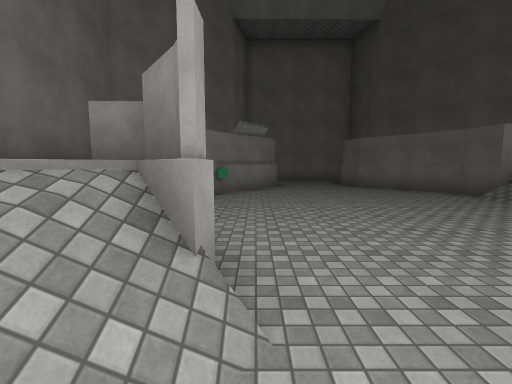
View 1 (above)

12 first-person views from a walk through a Unity game level. The camera is 1.5 m above the floor, tilts 6° down and sees 90° across. The floor is counted in squares, 2 m on a side. Each view is taken from the middle of a square. On the plan, view 1 faces up. The plan holds only what a view shows up to about 9 squares ahead; the rest is blank. The place goes on beyond the plan. The player is left out. Surface patterns are stand-ins for the level's own textures.

View 2
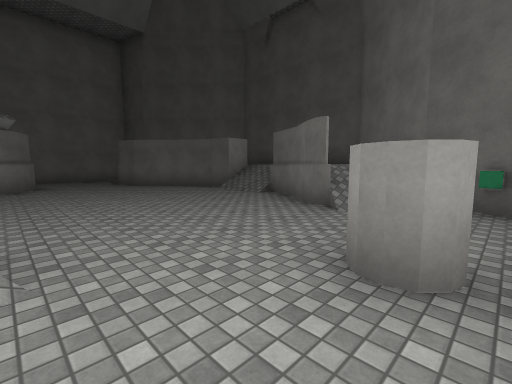

View 3
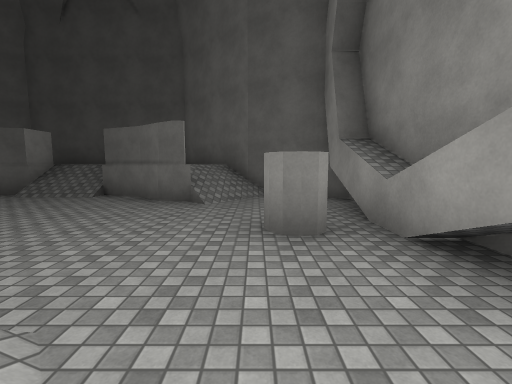

View 4
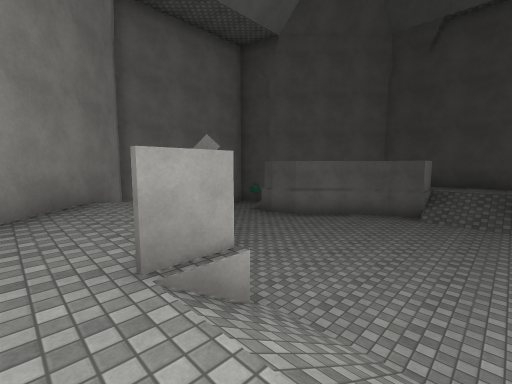

View 5
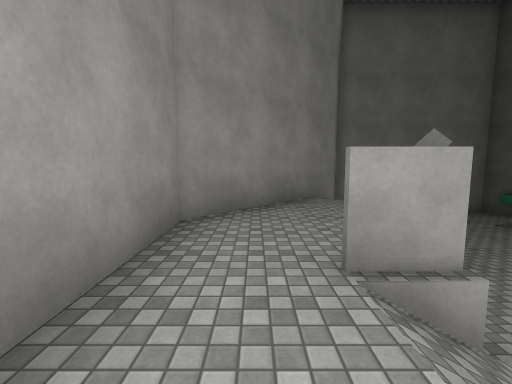

View 6
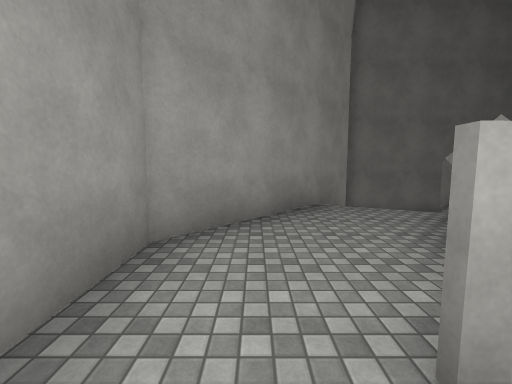

View 7
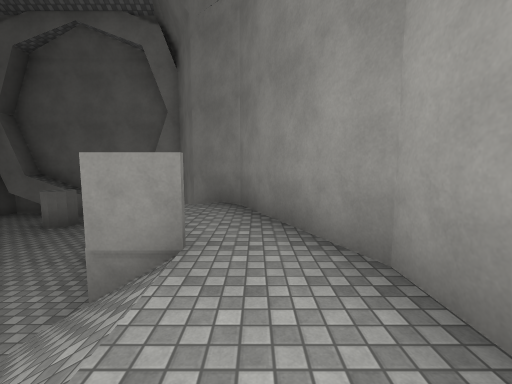

View 8
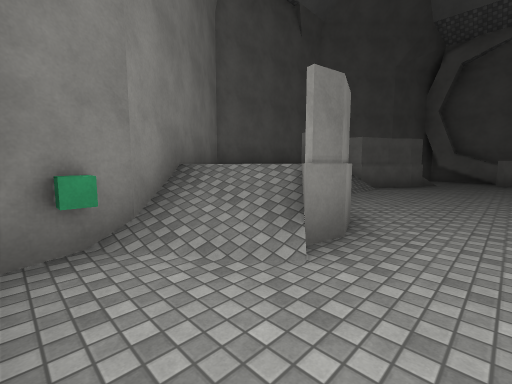

View 9
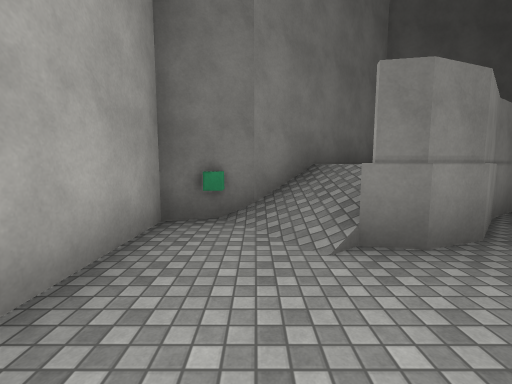

View 10
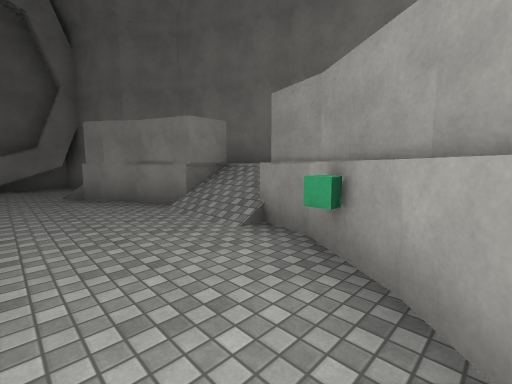

View 11
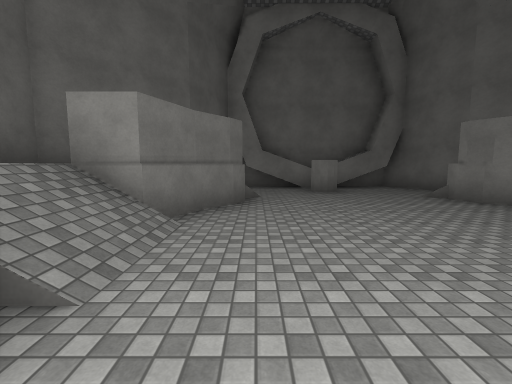

View 12
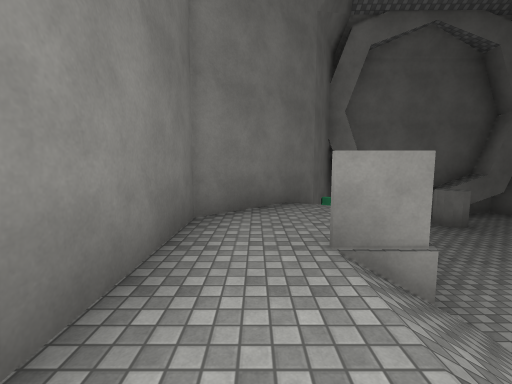

### Floor plan
Key: @ floor where view 1 was taken; # wall or solid block; . main floor; : floor 1.5 m higher than the main floor; / step, stairs or slope; P pedestal; C green cube.
Columns run from 4 left of view 1 to 8 right of it. Each row starts with its distance up from view 1.
 13     ######
 12    #  ..C#
 11   ## .../##
 10  ##/ /.///#
  9 ##::#../#:
  8 #::##...##  #
  7 #::#.....#  #
  6 #:##.....##:#
  5 #://.....//:#
  4 #:##.....##:#
  3 #::#.....#::#
  2 ##:#..../#::#
  1  #///...///#
  0   #/@.P../#
 -1    #..P..C
 -2    #######

Positions as (right, up) in squares from view 1, and headings:
1: (0, 0), facing up
2: (0, -1), facing up-right
3: (-1, 0), facing right
4: (-3, 4), facing up-right
5: (-3, 4), facing up
6: (-3, 5), facing up
7: (-3, 6), facing down
8: (2, 12), facing down-right
9: (1, 11), facing right
10: (1, 8), facing down-left
11: (4, 7), facing down
12: (7, 6), facing down
